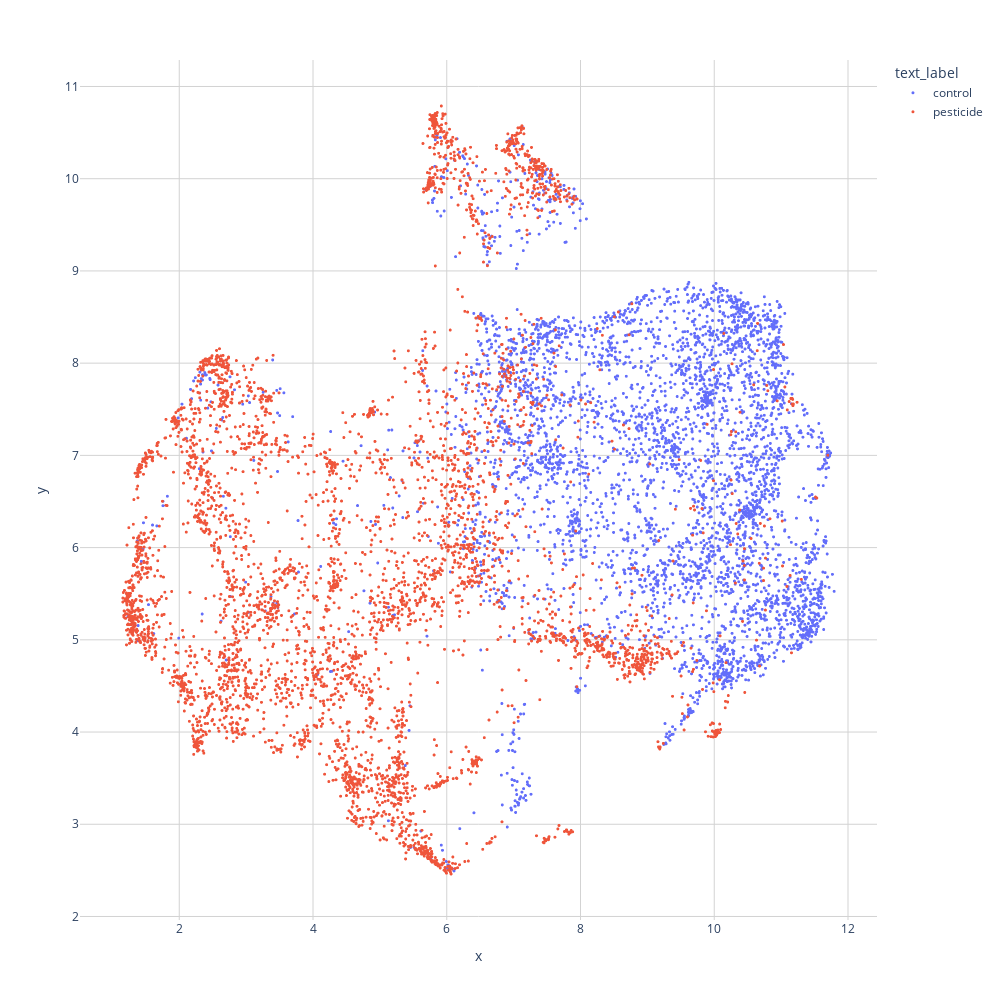

Notebook code cell kept with this figure:
### Code cell
#import plotly.express as px
fig = px.scatter(embedding_df2, x='x', y='y', color='text_label', 
                 hover_data={'x': False, 'y': False, 'pmid': True,'title': True},
                 width=1000, height=1000)
fig.update_layout({'plot_bgcolor': 'white', 'paper_bgcolor': 'white'})
fig.update_xaxes(showgrid=True, zeroline=False, gridcolor='lightgrey')
fig.update_yaxes(showgrid=True, zeroline=False, gridcolor='lightgrey')
fig.update_traces(marker=dict(size=3))
fig.show()
# fig.show(renderer="browser")

### Figure 1 — Plotly figure (JSON) as saved in the notebook; plotly's stock layout.template omitted (floating-point values rounded to 4 significant figures; data arrays with more than 128 entries replaced by an {"elided": "..."} marker saying what was removed)
{"data": [{"customdata": {"elided": "4414x2 mixed values"}, "hovertemplate": "text_label=control<br>pmid=%{customdata[0]}<br>title=%{customdata[1]}<extra></extra>", "legendgroup": "control", "marker": {"color": "#636efa", "size": 3, "symbol": "circle"}, "mode": "markers", "name": "control", "showlegend": true, "type": "scattergl", "x": {"elided": "4414 float values"}, "xaxis": "x", "y": {"elided": "4414 float values"}, "yaxis": "y"}, {"customdata": {"elided": "4692x2 mixed values"}, "hovertemplate": "text_label=pesticide<br>pmid=%{customdata[0]}<br>title=%{customdata[1]}<extra></extra>", "legendgroup": "pesticide", "marker": {"color": "#EF553B", "size": 3, "symbol": "circle"}, "mode": "markers", "name": "pesticide", "showlegend": true, "type": "scattergl", "x": {"elided": "4692 float values"}, "xaxis": "x", "y": {"elided": "4692 float values"}, "yaxis": "y"}], "layout": {"height": 1000, "legend": {"title": {"text": "text_label"}, "tracegroupgap": 0}, "margin": {"t": 60}, "paper_bgcolor": "white", "plot_bgcolor": "white", "width": 1000, "xaxis": {"anchor": "y", "domain": [0, 1], "gridcolor": "lightgrey", "showgrid": true, "title": {"text": "x"}, "zeroline": false}, "yaxis": {"anchor": "x", "domain": [0, 1], "gridcolor": "lightgrey", "showgrid": true, "title": {"text": "y"}, "zeroline": false}}}
